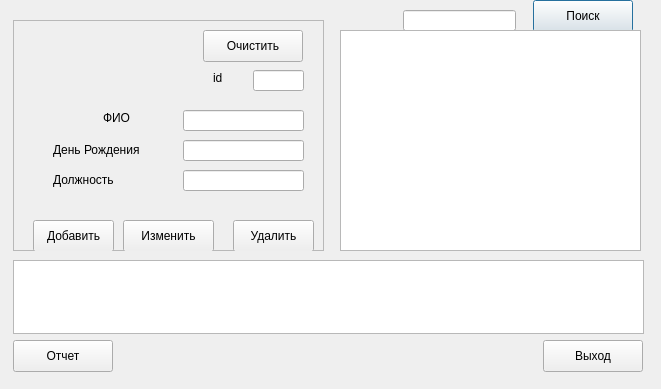
<?xml version="1.0" encoding="UTF-8"?>
<ui version="4.0">
 <class>onb3</class>
 <widget class="QDialog" name="onb3">
  <property name="geometry">
   <rect>
    <x>0</x>
    <y>0</y>
    <width>661</width>
    <height>389</height>
   </rect>
  </property>
  <property name="windowTitle">
   <string>Dialog</string>
  </property>
  <widget class="QLineEdit" name="leSearch">
   <property name="geometry">
    <rect>
     <x>403</x>
     <y>10</y>
     <width>113</width>
     <height>21</height>
    </rect>
   </property>
  </widget>
  <widget class="QTextEdit" name="teResult">
   <property name="geometry">
    <rect>
     <x>13</x>
     <y>260</y>
     <width>631</width>
     <height>74</height>
    </rect>
   </property>
   <property name="readOnly">
    <bool>true</bool>
   </property>
  </widget>
  <widget class="QPushButton" name="btnSearch">
   <property name="geometry">
    <rect>
     <x>533</x>
     <y>0</y>
     <width>100</width>
     <height>32</height>
    </rect>
   </property>
   <property name="text">
    <string>Поиск</string>
   </property>
  </widget>
  <widget class="QFrame" name="frame">
   <property name="geometry">
    <rect>
     <x>13</x>
     <y>20</y>
     <width>311</width>
     <height>231</height>
    </rect>
   </property>
   <property name="frameShape">
    <enum>QFrame::StyledPanel</enum>
   </property>
   <property name="frameShadow">
    <enum>QFrame::Plain</enum>
   </property>
   <widget class="QLineEdit" name="le2">
    <property name="geometry">
     <rect>
      <x>170</x>
      <y>90</y>
      <width>121</width>
      <height>21</height>
     </rect>
    </property>
   </widget>
   <widget class="QPushButton" name="btn3">
    <property name="geometry">
     <rect>
      <x>220</x>
      <y>200</y>
      <width>81</width>
      <height>32</height>
     </rect>
    </property>
    <property name="text">
     <string>Удалить</string>
    </property>
   </widget>
   <widget class="QPushButton" name="btn2">
    <property name="geometry">
     <rect>
      <x>110</x>
      <y>200</y>
      <width>91</width>
      <height>32</height>
     </rect>
    </property>
    <property name="text">
     <string>Изменить</string>
    </property>
   </widget>
   <widget class="QPushButton" name="btn1">
    <property name="geometry">
     <rect>
      <x>20</x>
      <y>200</y>
      <width>81</width>
      <height>32</height>
     </rect>
    </property>
    <property name="text">
     <string>Добавить</string>
    </property>
   </widget>
   <widget class="QPushButton" name="btn4">
    <property name="geometry">
     <rect>
      <x>190</x>
      <y>10</y>
      <width>100</width>
      <height>32</height>
     </rect>
    </property>
    <property name="text">
     <string>Очистить</string>
    </property>
   </widget>
   <widget class="QLabel" name="lbId_2">
    <property name="geometry">
     <rect>
      <x>200</x>
      <y>50</y>
      <width>11</width>
      <height>16</height>
     </rect>
    </property>
    <property name="text">
     <string>id</string>
    </property>
   </widget>
   <widget class="QLineEdit" name="le1">
    <property name="geometry">
     <rect>
      <x>240</x>
      <y>50</y>
      <width>51</width>
      <height>21</height>
     </rect>
    </property>
   </widget>
   <widget class="QLabel" name="label">
    <property name="geometry">
     <rect>
      <x>90</x>
      <y>90</y>
      <width>61</width>
      <height>16</height>
     </rect>
    </property>
    <property name="text">
     <string>ФИО</string>
    </property>
   </widget>
   <widget class="QLabel" name="label_2">
    <property name="geometry">
     <rect>
      <x>40</x>
      <y>120</y>
      <width>111</width>
      <height>20</height>
     </rect>
    </property>
    <property name="text">
     <string>День Рождения</string>
    </property>
   </widget>
   <widget class="QLineEdit" name="le3">
    <property name="geometry">
     <rect>
      <x>170</x>
      <y>120</y>
      <width>121</width>
      <height>21</height>
     </rect>
    </property>
   </widget>
   <widget class="QLineEdit" name="le4">
    <property name="geometry">
     <rect>
      <x>170</x>
      <y>150</y>
      <width>121</width>
      <height>21</height>
     </rect>
    </property>
   </widget>
   <widget class="QLabel" name="label_3">
    <property name="geometry">
     <rect>
      <x>40</x>
      <y>150</y>
      <width>111</width>
      <height>20</height>
     </rect>
    </property>
    <property name="text">
     <string>Должность</string>
    </property>
   </widget>
  </widget>
  <widget class="QPushButton" name="btnReport">
   <property name="geometry">
    <rect>
     <x>13</x>
     <y>340</y>
     <width>100</width>
     <height>32</height>
    </rect>
   </property>
   <property name="text">
    <string>Отчет</string>
   </property>
  </widget>
  <widget class="QPushButton" name="btnExit">
   <property name="geometry">
    <rect>
     <x>543</x>
     <y>340</y>
     <width>100</width>
     <height>32</height>
    </rect>
   </property>
   <property name="text">
    <string>Выход</string>
   </property>
  </widget>
  <widget class="QTableWidget" name="tw">
   <property name="geometry">
    <rect>
     <x>340</x>
     <y>30</y>
     <width>301</width>
     <height>221</height>
    </rect>
   </property>
  </widget>
 </widget>
 <resources/>
 <connections/>
</ui>
